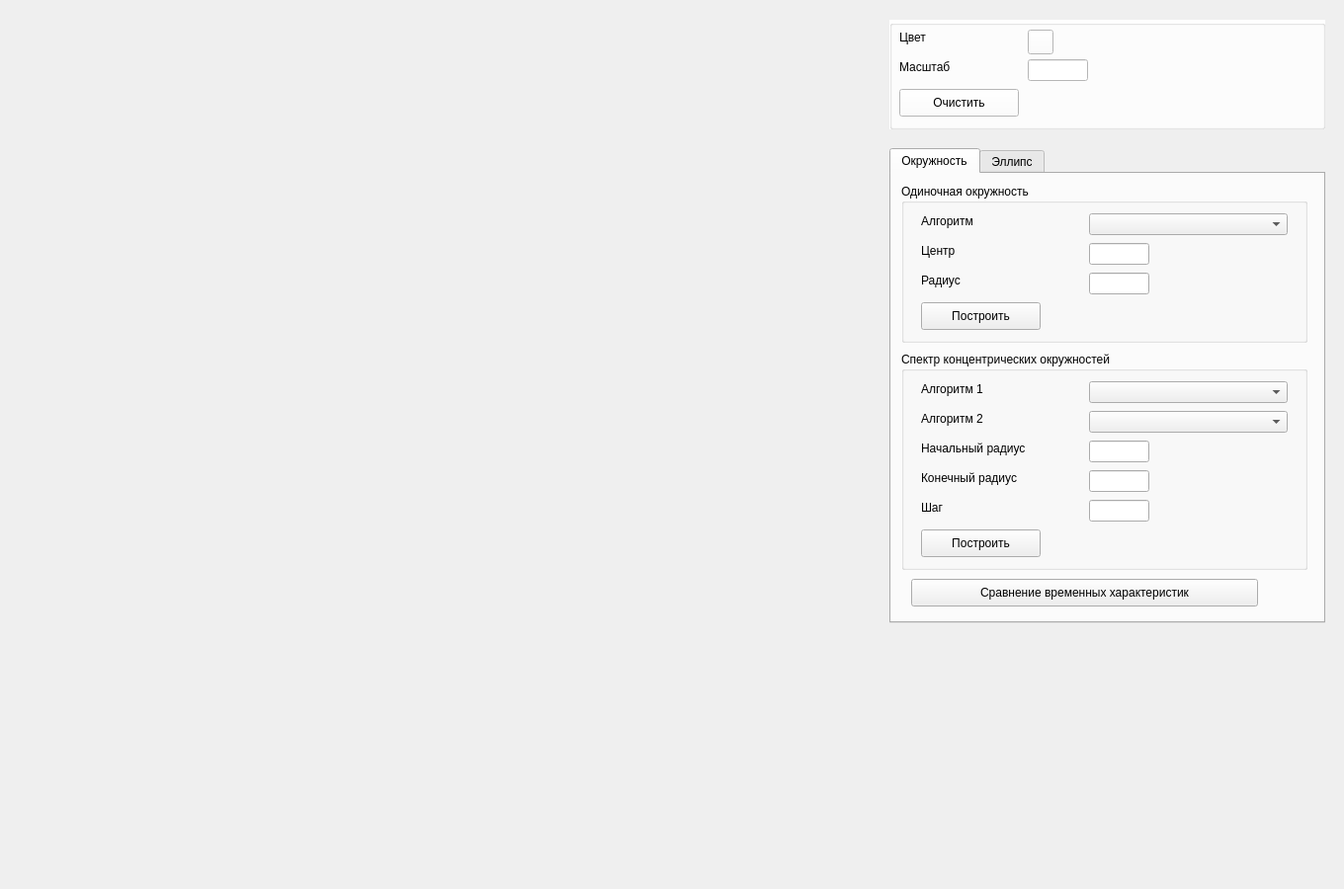
<?xml version="1.0" encoding="UTF-8"?>
<ui version="4.0">
 <class>MainWindow</class>
 <widget class="QMainWindow" name="MainWindow">
  <property name="geometry">
   <rect>
    <x>0</x>
    <y>0</y>
    <width>1360</width>
    <height>900</height>
   </rect>
  </property>
  <property name="windowTitle">
   <string>MainWindow</string>
  </property>
  <widget class="QWidget" name="centralwidget">
   <widget class="QTabWidget" name="tabWidget">
    <property name="geometry">
     <rect>
      <x>900</x>
      <y>150</y>
      <width>441</width>
      <height>481</height>
     </rect>
    </property>
    <property name="currentIndex">
     <number>0</number>
    </property>
    <widget class="QWidget" name="Circle">
     <attribute name="title">
      <string>Окружность</string>
     </attribute>
     <widget class="QGroupBox" name="singleBox">
      <property name="geometry">
       <rect>
        <x>10</x>
        <y>10</y>
        <width>411</width>
        <height>161</height>
       </rect>
      </property>
      <property name="title">
       <string>Одиночная окружность</string>
      </property>
      <widget class="QLabel" name="algLabel">
       <property name="geometry">
        <rect>
         <x>20</x>
         <y>30</y>
         <width>121</width>
         <height>16</height>
        </rect>
       </property>
       <property name="text">
        <string>Алгоритм</string>
       </property>
      </widget>
      <widget class="QComboBox" name="algChoice">
       <property name="geometry">
        <rect>
         <x>190</x>
         <y>30</y>
         <width>201</width>
         <height>22</height>
        </rect>
       </property>
      </widget>
      <widget class="QLabel" name="centerLabel">
       <property name="geometry">
        <rect>
         <x>20</x>
         <y>60</y>
         <width>121</width>
         <height>16</height>
        </rect>
       </property>
       <property name="text">
        <string>Центр</string>
       </property>
      </widget>
      <widget class="QLineEdit" name="centerInput">
       <property name="geometry">
        <rect>
         <x>190</x>
         <y>60</y>
         <width>61</width>
         <height>22</height>
        </rect>
       </property>
      </widget>
      <widget class="QLabel" name="radiusLabel">
       <property name="geometry">
        <rect>
         <x>20</x>
         <y>90</y>
         <width>121</width>
         <height>16</height>
        </rect>
       </property>
       <property name="text">
        <string>Радиус</string>
       </property>
      </widget>
      <widget class="QLineEdit" name="radiusInput">
       <property name="geometry">
        <rect>
         <x>190</x>
         <y>90</y>
         <width>61</width>
         <height>22</height>
        </rect>
       </property>
      </widget>
      <widget class="QPushButton" name="singleDrawButton">
       <property name="geometry">
        <rect>
         <x>20</x>
         <y>120</y>
         <width>121</width>
         <height>28</height>
        </rect>
       </property>
       <property name="text">
        <string>Построить</string>
       </property>
      </widget>
     </widget>
     <widget class="QGroupBox" name="seriesBox">
      <property name="geometry">
       <rect>
        <x>10</x>
        <y>180</y>
        <width>411</width>
        <height>221</height>
       </rect>
      </property>
      <property name="title">
       <string>Спектр концентрических окружностей</string>
      </property>
      <widget class="QLabel" name="alg1Label">
       <property name="geometry">
        <rect>
         <x>20</x>
         <y>30</y>
         <width>121</width>
         <height>16</height>
        </rect>
       </property>
       <property name="text">
        <string>Алгоритм 1</string>
       </property>
      </widget>
      <widget class="QComboBox" name="alg1Choice">
       <property name="geometry">
        <rect>
         <x>190</x>
         <y>30</y>
         <width>201</width>
         <height>22</height>
        </rect>
       </property>
      </widget>
      <widget class="QLabel" name="startLabel">
       <property name="geometry">
        <rect>
         <x>20</x>
         <y>90</y>
         <width>151</width>
         <height>16</height>
        </rect>
       </property>
       <property name="text">
        <string>Начальный радиус</string>
       </property>
      </widget>
      <widget class="QLineEdit" name="startInput">
       <property name="geometry">
        <rect>
         <x>190</x>
         <y>90</y>
         <width>61</width>
         <height>22</height>
        </rect>
       </property>
      </widget>
      <widget class="QLabel" name="endLabel">
       <property name="geometry">
        <rect>
         <x>20</x>
         <y>120</y>
         <width>151</width>
         <height>16</height>
        </rect>
       </property>
       <property name="text">
        <string>Конечный радиус</string>
       </property>
      </widget>
      <widget class="QLineEdit" name="endInput">
       <property name="geometry">
        <rect>
         <x>190</x>
         <y>120</y>
         <width>61</width>
         <height>22</height>
        </rect>
       </property>
      </widget>
      <widget class="QPushButton" name="seriesDrawButton">
       <property name="geometry">
        <rect>
         <x>20</x>
         <y>180</y>
         <width>121</width>
         <height>28</height>
        </rect>
       </property>
       <property name="text">
        <string>Построить</string>
       </property>
      </widget>
      <widget class="QLabel" name="alg2Label">
       <property name="geometry">
        <rect>
         <x>20</x>
         <y>60</y>
         <width>121</width>
         <height>16</height>
        </rect>
       </property>
       <property name="text">
        <string>Алгоритм 2</string>
       </property>
      </widget>
      <widget class="QComboBox" name="alg2Choice">
       <property name="geometry">
        <rect>
         <x>190</x>
         <y>60</y>
         <width>201</width>
         <height>22</height>
        </rect>
       </property>
      </widget>
      <widget class="QLabel" name="stepLabel">
       <property name="geometry">
        <rect>
         <x>20</x>
         <y>150</y>
         <width>121</width>
         <height>16</height>
        </rect>
       </property>
       <property name="text">
        <string>Шаг</string>
       </property>
      </widget>
      <widget class="QLineEdit" name="stepInput">
       <property name="geometry">
        <rect>
         <x>190</x>
         <y>150</y>
         <width>61</width>
         <height>22</height>
        </rect>
       </property>
      </widget>
     </widget>
     <widget class="QPushButton" name="timeButton_2">
      <property name="geometry">
       <rect>
        <x>20</x>
        <y>410</y>
        <width>351</width>
        <height>28</height>
       </rect>
      </property>
      <property name="text">
       <string>Сравнение временных характеристик</string>
      </property>
     </widget>
    </widget>
    <widget class="QWidget" name="Ellipse">
     <attribute name="title">
      <string>Эллипс</string>
     </attribute>
     <widget class="QGroupBox" name="seriesBox_1">
      <property name="geometry">
       <rect>
        <x>10</x>
        <y>180</y>
        <width>411</width>
        <height>221</height>
       </rect>
      </property>
      <property name="title">
       <string>Спектр концентрических эллипсов</string>
      </property>
      <widget class="QLabel" name="alg1Label_1">
       <property name="geometry">
        <rect>
         <x>20</x>
         <y>30</y>
         <width>121</width>
         <height>16</height>
        </rect>
       </property>
       <property name="text">
        <string>Алгоритм 1</string>
       </property>
      </widget>
      <widget class="QComboBox" name="alg1Choice_1">
       <property name="geometry">
        <rect>
         <x>190</x>
         <y>30</y>
         <width>201</width>
         <height>22</height>
        </rect>
       </property>
      </widget>
      <widget class="QLabel" name="startLabel_1">
       <property name="geometry">
        <rect>
         <x>20</x>
         <y>90</y>
         <width>121</width>
         <height>16</height>
        </rect>
       </property>
       <property name="text">
        <string>Начальные полуоси</string>
       </property>
      </widget>
      <widget class="QLineEdit" name="startInput_1">
       <property name="geometry">
        <rect>
         <x>190</x>
         <y>90</y>
         <width>61</width>
         <height>22</height>
        </rect>
       </property>
      </widget>
      <widget class="QLabel" name="endLabel_1">
       <property name="geometry">
        <rect>
         <x>20</x>
         <y>120</y>
         <width>121</width>
         <height>16</height>
        </rect>
       </property>
       <property name="text">
        <string>Конечные полуоси</string>
       </property>
      </widget>
      <widget class="QLineEdit" name="endInput_1">
       <property name="geometry">
        <rect>
         <x>190</x>
         <y>120</y>
         <width>61</width>
         <height>22</height>
        </rect>
       </property>
      </widget>
      <widget class="QPushButton" name="seriesDrawButton_1">
       <property name="geometry">
        <rect>
         <x>20</x>
         <y>180</y>
         <width>121</width>
         <height>28</height>
        </rect>
       </property>
       <property name="text">
        <string>Построить</string>
       </property>
      </widget>
      <widget class="QLabel" name="alg2Label_1">
       <property name="geometry">
        <rect>
         <x>20</x>
         <y>60</y>
         <width>121</width>
         <height>16</height>
        </rect>
       </property>
       <property name="text">
        <string>Алгоритм 2</string>
       </property>
      </widget>
      <widget class="QComboBox" name="alg2Choice_1">
       <property name="geometry">
        <rect>
         <x>190</x>
         <y>60</y>
         <width>201</width>
         <height>22</height>
        </rect>
       </property>
      </widget>
      <widget class="QLabel" name="qtyLabel">
       <property name="geometry">
        <rect>
         <x>20</x>
         <y>150</y>
         <width>121</width>
         <height>16</height>
        </rect>
       </property>
       <property name="text">
        <string>Кол-во эллипсов</string>
       </property>
      </widget>
      <widget class="QLineEdit" name="qtyInput">
       <property name="geometry">
        <rect>
         <x>190</x>
         <y>150</y>
         <width>61</width>
         <height>22</height>
        </rect>
       </property>
      </widget>
     </widget>
     <widget class="QGroupBox" name="singleBox_1">
      <property name="geometry">
       <rect>
        <x>10</x>
        <y>10</y>
        <width>411</width>
        <height>161</height>
       </rect>
      </property>
      <property name="title">
       <string>Одиночный эллипс</string>
      </property>
      <widget class="QLabel" name="algLabel_1">
       <property name="geometry">
        <rect>
         <x>20</x>
         <y>30</y>
         <width>121</width>
         <height>16</height>
        </rect>
       </property>
       <property name="text">
        <string>Алгоритм</string>
       </property>
      </widget>
      <widget class="QComboBox" name="algChoice_1">
       <property name="geometry">
        <rect>
         <x>190</x>
         <y>30</y>
         <width>201</width>
         <height>22</height>
        </rect>
       </property>
      </widget>
      <widget class="QLabel" name="centerLabel_1">
       <property name="geometry">
        <rect>
         <x>20</x>
         <y>60</y>
         <width>121</width>
         <height>16</height>
        </rect>
       </property>
       <property name="text">
        <string>Центр</string>
       </property>
      </widget>
      <widget class="QLineEdit" name="centerInput_1">
       <property name="geometry">
        <rect>
         <x>190</x>
         <y>60</y>
         <width>61</width>
         <height>22</height>
        </rect>
       </property>
      </widget>
      <widget class="QLabel" name="radiusLabel_1">
       <property name="geometry">
        <rect>
         <x>20</x>
         <y>90</y>
         <width>121</width>
         <height>16</height>
        </rect>
       </property>
       <property name="text">
        <string>Полуоси</string>
       </property>
      </widget>
      <widget class="QLineEdit" name="radiusInput_1">
       <property name="geometry">
        <rect>
         <x>190</x>
         <y>90</y>
         <width>61</width>
         <height>22</height>
        </rect>
       </property>
      </widget>
      <widget class="QPushButton" name="singleDrawButton_1">
       <property name="geometry">
        <rect>
         <x>20</x>
         <y>120</y>
         <width>121</width>
         <height>28</height>
        </rect>
       </property>
       <property name="text">
        <string>Построить</string>
       </property>
      </widget>
     </widget>
     <widget class="QPushButton" name="timeButton_1">
      <property name="geometry">
       <rect>
        <x>20</x>
        <y>410</y>
        <width>351</width>
        <height>28</height>
       </rect>
      </property>
      <property name="text">
       <string>Сравнение временных характеристик</string>
      </property>
     </widget>
    </widget>
   </widget>
   <widget class="QLabel" name="canvas">
    <property name="geometry">
     <rect>
      <x>20</x>
      <y>20</y>
      <width>861</width>
      <height>861</height>
     </rect>
    </property>
    <property name="palette">
     <palette>
      <active>
       <colorrole role="Base">
        <brush brushstyle="SolidPattern">
         <color alpha="255">
          <red>85</red>
          <green>0</green>
          <blue>0</blue>
         </color>
        </brush>
       </colorrole>
       <colorrole role="Window">
        <brush brushstyle="SolidPattern">
         <color alpha="255">
          <red>255</red>
          <green>255</green>
          <blue>255</blue>
         </color>
        </brush>
       </colorrole>
      </active>
      <inactive>
       <colorrole role="Base">
        <brush brushstyle="SolidPattern">
         <color alpha="255">
          <red>85</red>
          <green>0</green>
          <blue>0</blue>
         </color>
        </brush>
       </colorrole>
       <colorrole role="Window">
        <brush brushstyle="SolidPattern">
         <color alpha="255">
          <red>255</red>
          <green>255</green>
          <blue>255</blue>
         </color>
        </brush>
       </colorrole>
      </inactive>
      <disabled>
       <colorrole role="Base">
        <brush brushstyle="SolidPattern">
         <color alpha="255">
          <red>255</red>
          <green>255</green>
          <blue>255</blue>
         </color>
        </brush>
       </colorrole>
       <colorrole role="Window">
        <brush brushstyle="SolidPattern">
         <color alpha="255">
          <red>255</red>
          <green>255</green>
          <blue>255</blue>
         </color>
        </brush>
       </colorrole>
      </disabled>
     </palette>
    </property>
    <property name="text">
     <string/>
    </property>
   </widget>
   <widget class="QGroupBox" name="groupBox">
    <property name="geometry">
     <rect>
      <x>900</x>
      <y>20</y>
      <width>441</width>
      <height>111</height>
     </rect>
    </property>
    <property name="palette">
     <palette>
      <active>
       <colorrole role="Button">
        <brush brushstyle="SolidPattern">
         <color alpha="255">
          <red>255</red>
          <green>255</green>
          <blue>255</blue>
         </color>
        </brush>
       </colorrole>
       <colorrole role="Base">
        <brush brushstyle="SolidPattern">
         <color alpha="255">
          <red>255</red>
          <green>255</green>
          <blue>255</blue>
         </color>
        </brush>
       </colorrole>
       <colorrole role="Window">
        <brush brushstyle="SolidPattern">
         <color alpha="255">
          <red>255</red>
          <green>255</green>
          <blue>255</blue>
         </color>
        </brush>
       </colorrole>
       <colorrole role="AlternateBase">
        <brush brushstyle="SolidPattern">
         <color alpha="255">
          <red>255</red>
          <green>255</green>
          <blue>255</blue>
         </color>
        </brush>
       </colorrole>
      </active>
      <inactive>
       <colorrole role="Button">
        <brush brushstyle="SolidPattern">
         <color alpha="255">
          <red>255</red>
          <green>255</green>
          <blue>255</blue>
         </color>
        </brush>
       </colorrole>
       <colorrole role="Base">
        <brush brushstyle="SolidPattern">
         <color alpha="255">
          <red>255</red>
          <green>255</green>
          <blue>255</blue>
         </color>
        </brush>
       </colorrole>
       <colorrole role="Window">
        <brush brushstyle="SolidPattern">
         <color alpha="255">
          <red>255</red>
          <green>255</green>
          <blue>255</blue>
         </color>
        </brush>
       </colorrole>
       <colorrole role="AlternateBase">
        <brush brushstyle="SolidPattern">
         <color alpha="255">
          <red>255</red>
          <green>255</green>
          <blue>255</blue>
         </color>
        </brush>
       </colorrole>
      </inactive>
      <disabled>
       <colorrole role="Button">
        <brush brushstyle="SolidPattern">
         <color alpha="255">
          <red>255</red>
          <green>255</green>
          <blue>255</blue>
         </color>
        </brush>
       </colorrole>
       <colorrole role="Base">
        <brush brushstyle="SolidPattern">
         <color alpha="255">
          <red>255</red>
          <green>255</green>
          <blue>255</blue>
         </color>
        </brush>
       </colorrole>
       <colorrole role="Window">
        <brush brushstyle="SolidPattern">
         <color alpha="255">
          <red>255</red>
          <green>255</green>
          <blue>255</blue>
         </color>
        </brush>
       </colorrole>
       <colorrole role="AlternateBase">
        <brush brushstyle="SolidPattern">
         <color alpha="255">
          <red>255</red>
          <green>255</green>
          <blue>255</blue>
         </color>
        </brush>
       </colorrole>
      </disabled>
     </palette>
    </property>
    <property name="autoFillBackground">
     <bool>true</bool>
    </property>
    <property name="title">
     <string/>
    </property>
    <property name="flat">
     <bool>false</bool>
    </property>
    <widget class="QPushButton" name="clearButton">
     <property name="geometry">
      <rect>
       <x>10</x>
       <y>70</y>
       <width>121</width>
       <height>28</height>
      </rect>
     </property>
     <property name="text">
      <string>Очистить</string>
     </property>
    </widget>
    <widget class="QPushButton" name="colorButton">
     <property name="geometry">
      <rect>
       <x>140</x>
       <y>10</y>
       <width>26</width>
       <height>25</height>
      </rect>
     </property>
     <property name="text">
      <string/>
     </property>
    </widget>
    <widget class="QLineEdit" name="scaleInput">
     <property name="geometry">
      <rect>
       <x>140</x>
       <y>40</y>
       <width>61</width>
       <height>22</height>
      </rect>
     </property>
    </widget>
    <widget class="QLabel" name="colorLabel">
     <property name="geometry">
      <rect>
       <x>10</x>
       <y>10</y>
       <width>121</width>
       <height>16</height>
      </rect>
     </property>
     <property name="text">
      <string>Цвет</string>
     </property>
    </widget>
    <widget class="QLabel" name="scaleLabel">
     <property name="geometry">
      <rect>
       <x>10</x>
       <y>40</y>
       <width>121</width>
       <height>16</height>
      </rect>
     </property>
     <property name="text">
      <string>Масштаб</string>
     </property>
    </widget>
   </widget>
   <widget class="QLabel" name="errorLabel">
    <property name="geometry">
     <rect>
      <x>920</x>
      <y>660</y>
      <width>401</width>
      <height>31</height>
     </rect>
    </property>
    <property name="palette">
     <palette>
      <active>
       <colorrole role="WindowText">
        <brush brushstyle="SolidPattern">
         <color alpha="255">
          <red>255</red>
          <green>0</green>
          <blue>0</blue>
         </color>
        </brush>
       </colorrole>
       <colorrole role="ButtonText">
        <brush brushstyle="SolidPattern">
         <color alpha="255">
          <red>255</red>
          <green>0</green>
          <blue>0</blue>
         </color>
        </brush>
       </colorrole>
      </active>
      <inactive>
       <colorrole role="WindowText">
        <brush brushstyle="SolidPattern">
         <color alpha="255">
          <red>255</red>
          <green>0</green>
          <blue>0</blue>
         </color>
        </brush>
       </colorrole>
       <colorrole role="ButtonText">
        <brush brushstyle="SolidPattern">
         <color alpha="255">
          <red>255</red>
          <green>0</green>
          <blue>0</blue>
         </color>
        </brush>
       </colorrole>
      </inactive>
      <disabled>
       <colorrole role="WindowText">
        <brush brushstyle="SolidPattern">
         <color alpha="255">
          <red>120</red>
          <green>120</green>
          <blue>120</blue>
         </color>
        </brush>
       </colorrole>
       <colorrole role="ButtonText">
        <brush brushstyle="SolidPattern">
         <color alpha="255">
          <red>120</red>
          <green>120</green>
          <blue>120</blue>
         </color>
        </brush>
       </colorrole>
      </disabled>
     </palette>
    </property>
    <property name="text">
     <string/>
    </property>
   </widget>
  </widget>
 </widget>
 <resources/>
 <connections/>
</ui>
